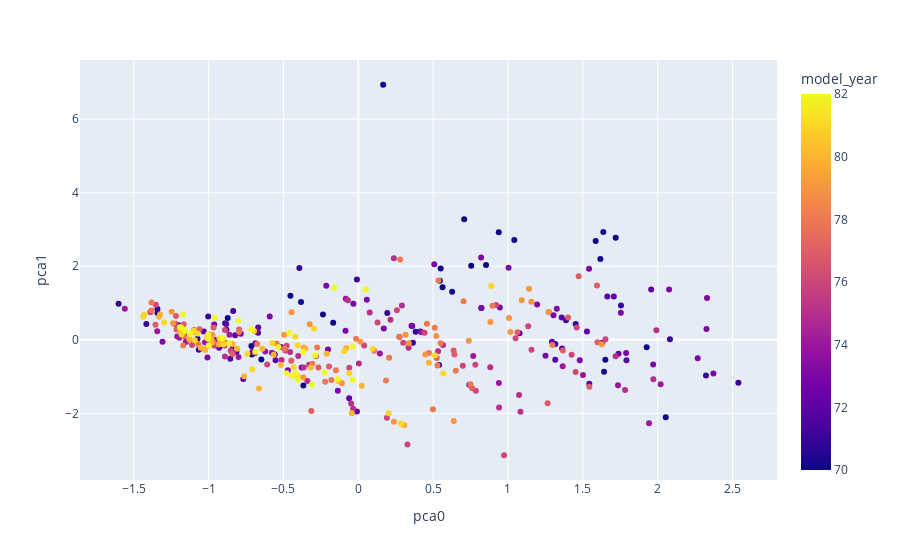

Here is the notebook cell this chart was saved with:
### Code cell
fig = px.scatter(df_car, x = 'pca0', y = 'pca1', hover_data = ['origin', 'name'], color = 'model_year')
fig.show()

### Figure 1 — Plotly figure (JSON) as saved in the notebook; plotly's stock layout.template omitted (floating-point values rounded to 4 significant figures; data arrays with more than 128 entries replaced by an {"elided": "..."} marker saying what was removed)
{"data": [{"customdata": {"elided": "392x2 str values"}, "hovertemplate": "pca0=%{x}<br>pca1=%{y}<br>origin=%{customdata[0]}<br>name=%{customdata[1]}<br>model_year=%{marker.color}<extra></extra>", "legendgroup": "", "marker": {"color": {"elided": "392 int values"}, "coloraxis": "coloraxis", "symbol": "circle"}, "mode": "markers", "name": "", "orientation": "v", "showlegend": false, "type": "scatter", "x": {"elided": "392 float values"}, "xaxis": "x", "y": {"elided": "392 float values"}, "yaxis": "y"}], "layout": {"autosize": true, "coloraxis": {"colorbar": {"title": {"text": "model_year"}}, "colorscale": [[0, "#0d0887"], [0.1111, "#46039f"], [0.2222, "#7201a8"], [0.3333, "#9c179e"], [0.4444, "#bd3786"], [0.5556, "#d8576b"], [0.6667, "#ed7953"], [0.7778, "#fb9f3a"], [0.8889, "#fdca26"], [1, "#f0f921"]]}, "legend": {"tracegroupgap": 0}, "margin": {"t": 60}, "xaxis": {"anchor": "y", "autorange": true, "domain": [0, 1], "range": [-1.869, 2.807], "title": {"text": "pca0"}, "type": "linear"}, "yaxis": {"anchor": "x", "autorange": true, "domain": [0, 1], "range": [-3.918, 7.713], "title": {"text": "pca1"}, "type": "linear"}}}
